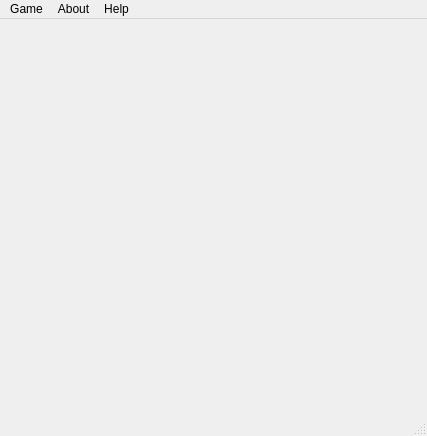
<?xml version="1.0" encoding="UTF-8"?>
<ui version="4.0">
 <class>MainWindow</class>
 <widget class="QMainWindow" name="MainWindow">
  <property name="geometry">
   <rect>
    <x>0</x>
    <y>0</y>
    <width>427</width>
    <height>436</height>
   </rect>
  </property>
  <property name="windowTitle">
   <string>SUDOKU</string>
  </property>
  <property name="windowIcon">
   <iconset>
    <normaloff>../../../unnamed.webp</normaloff>../../../unnamed.webp</iconset>
  </property>
  <widget class="QWidget" name="centralwidget">
   <layout class="QGridLayout" name="gridLayout">
    <item row="0" column="0">
     <layout class="QGridLayout" name="gl_game"/>
    </item>
   </layout>
  </widget>
  <widget class="QStatusBar" name="statusbar"/>
  <widget class="QMenuBar" name="menubar">
   <property name="geometry">
    <rect>
     <x>0</x>
     <y>0</y>
     <width>427</width>
     <height>22</height>
    </rect>
   </property>
   <widget class="QMenu" name="menuNew_Game">
    <property name="title">
     <string>Game</string>
    </property>
    <addaction name="new_game"/>
    <addaction name="open_file"/>
   </widget>
   <widget class="QMenu" name="menuAbout">
    <property name="title">
     <string>About</string>
    </property>
    <addaction name="about"/>
   </widget>
   <widget class="QMenu" name="menuHelp">
    <property name="title">
     <string>Help</string>
    </property>
   </widget>
   <addaction name="menuNew_Game"/>
   <addaction name="menuAbout"/>
   <addaction name="menuHelp"/>
  </widget>
  <action name="new_game">
   <property name="text">
    <string>New Game</string>
   </property>
  </action>
  <action name="open_file">
   <property name="text">
    <string>Open File</string>
   </property>
  </action>
  <action name="about">
   <property name="text">
    <string>Sudoku Game</string>
   </property>
  </action>
 </widget>
 <resources/>
 <connections/>
</ui>
